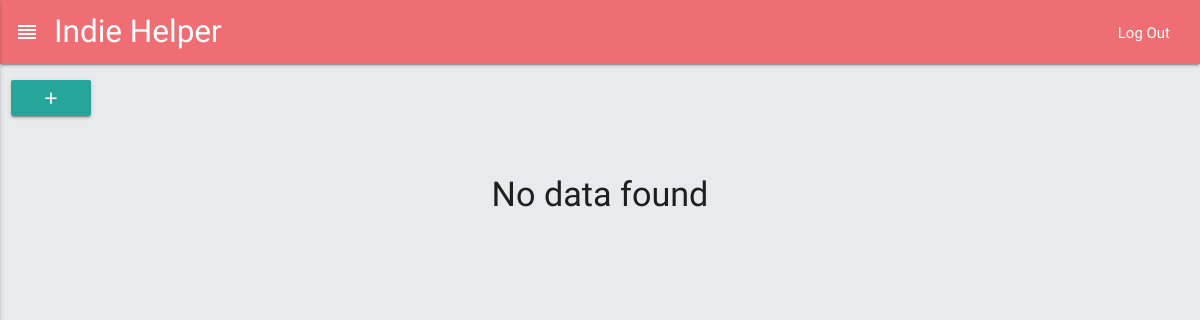
Before: /DataBank.php with the older database file.
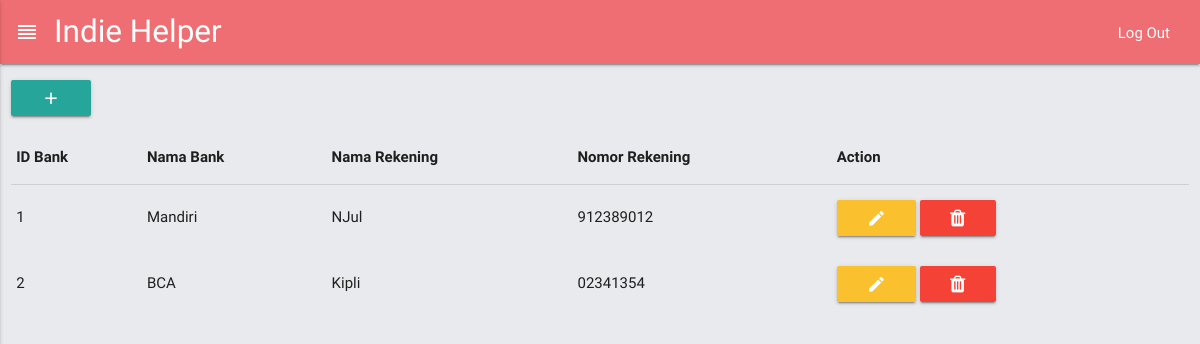
After: the same page with the newer database file.
### tables this page shows
CREATE TABLE `bank` (
  `id_bank` int(11) NOT NULL,
  `nama_bank` varchar(100) NOT NULL,
  `nama_rekening` varchar(100) NOT NULL,
  `rekening` varchar(100) NOT NULL
);

### DataBank.php (called while the page is built)
<?php
include 'lib/lib.php';
$assets = array(
	'css' 	=> array('parent.css', 'admin.css', 'materialize.min.css', 'material-icon.css', 'font-awesome.min.css'),
	'js'	=> array('jquery.min.js', 'materialize.min.js', 'parent.js', 'admin.js', 'admin-bank.js')
	);
$db->get_tbl('bank');
$bank = $db->result();
include 'views/template/header.php';
include 'views/template/navbar_admin.php';
include 'views/admin/data_bank.php';
include 'views/template/footer_admin.php';
?>

### lib/lib.php (called while the page is built, shortened)
<?php
function baseurl($custom = ''){
	$baseurl = 'http';
	$baseurl .= "://".$_SERVER['HTTP_HOST'];
	$baseurl .= str_replace(basename($_SERVER['SCRIPT_NAME']),"",$_SERVER['SCRIPT_NAME']);
	$baseurl .= $custom;
	return $baseurl;
}
class Database
{
	public $mysqli = '';
	public $tblname = '';
	public $select = '*';
	public $where = '';
	public $join = array();
	public $data = '';
	function __construct()
	{
		$this->mysqli = new mysqli('localhost','root','','db_indie');
	}
	function get_tbl($tblname = '') {
		if ($tblname)
			$this->tblname = $tblname;
		if ($this->join) {
			$this->join = implode(' ', $this->join);
		} else {
			$this->join = '';
		}
		$query = "SELECT $this->select FROM $this->tblname $this->join $this->where";
		$this->data = $this->mysqli->query($query);
		$this->select = '*';
		$this->tblname = '';
		$this->where = '';
		$this->join = array();
	}
	function result() {
		$res = array();
		while ($datas = $this->data->fetch_object()) {
			$res[] = $datas;
		}
		return $res;
	}
}
$db = new Database();
?>

### views/admin/data_bank.php (the view, shortened to what this page needs)
<div class="row content">
	<div class="col s12">
		<a class="waves-effect waves-light btn modal-trigger my1" href="#modal-add-kategori"><i class="material-icons">add</i></a>
		<?php if (!empty($bank)): ?>
		<table>
			<thead>
				<tr>
					<th data-field="id">ID Bank</th>
					<th data-field="nama-bank">Nama Bank</th>
					<th data-field="nama-rek">Nama Rekening</th>
					<th data-field="rekening">Nomor Rekening</th>
					<th data-field="action">Action</th>
				</tr>
			</thead>
			<tbody>
				<?php foreach ($bank as $key => $value): ?>
				<tr>
					<td><?= $value->id_bank ?></td>
					<td><?= $value->nama_bank ?></td>
					<td><?= $value->nama_rekening ?></td>
					<td><?= $value->rekening ?></td>
					<td>
						<a href="<?= baseurl('editbank.php?id_bank=' . $value->id_bank) ?>" class="waves-effect waves-shadow btn yellow darken-2"><i class="material-icons">edit</i></a>
						<a href="<?= baseurl('lib/deletebank.php?id_bank=' . $value->id_bank) ?>" class="waves-effect waves-shadow btn red delete-btn"><i class="fa fa-trash"></i></a>
					</td>
				</tr>
				<?php endforeach; ?>
			</tbody>
		</table>
		<?php endif;
		if (empty($bank)): ?>
			<h4 class="center mt3">No data found</h4>
		<?php endif; ?>
	</div>
</div>

### views/template/header.php (shortened to what this page needs)
<!DOCTYPE html>
<html lang="en">
<head>
<?php foreach ($assets['css'] as $key => $value): ?>
	<link rel="stylesheet" type="text/css" href="<?= baseurl('assets/css/' . $value) ?>">
<?php endforeach; ?>
</head>
<body>

### views/template/navbar_admin.php (shortened to what this page needs)
<div class="all">
	<nav>
		<div class="nav-wrapper">
			<div class="container-fluid">
				<a href="#" class="white-text left mr1 side-nav-trigger"><i class="material-icons">reorder</i></a>
				<a href="#!" class="brand-logo white-text">Indie Helper</a>
				<ul class="right hide-on-med-and-down">
					<li><a href="<?= baseurl('lib/logout.php') ?>" class="waves-effect waves-shadow">Log Out</a></li>
				</ul>
			</div>
		</div>
	</nav>

### views/template/footer_admin.php (shortened to what this page needs)
	</div>
</body>
</html>

### assets/css/parent.css (style rules this page uses)
body { background-color: #E9EAED; }
.my1 { margin-top: 1rem !important; margin-bottom: 1rem !important; }
.mr1 { margin-right: 1rem !important; }
.container-fluid { margin-left: auto; margin-right: auto; padding-left: 15px; padding-right: 15px; }
.container-fluid::after { content: ""; display: table; clear: both; }
.mt3 { margin-top: 3rem !important; }

### assets/css/admin.css (style rules this page uses)
.all { min-height: 100vh; }

Changed rows visible on the page:
added bank: id_bank "1", nama_bank "Mandiri", nama_rekening "NJul", rekening "912389012"
added bank: id_bank "2", nama_bank "BCA", nama_rekening "Kipli", rekening "02341354"
Other visible differences:
text no longer shown: "No data found"
text now shown: "ID Bank Nama Bank Nama Rekening Nomor Rekening Action"
